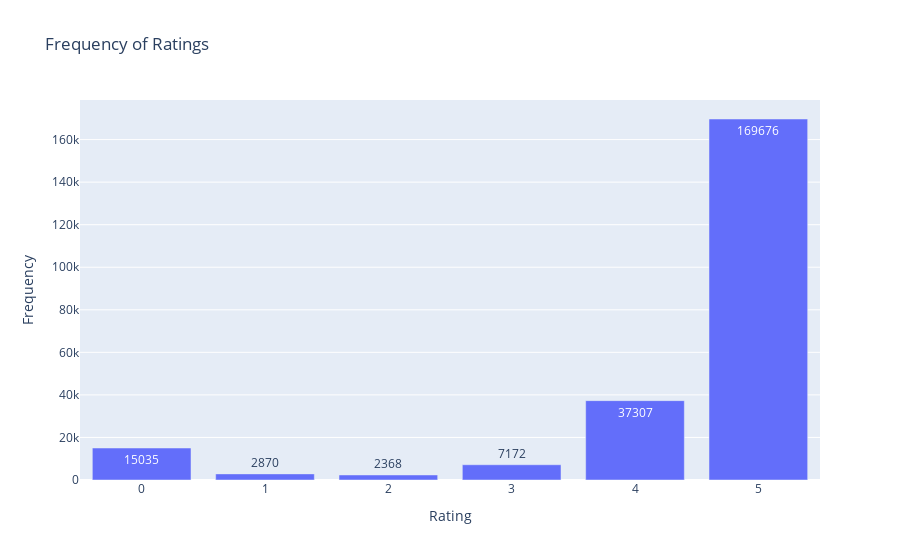

Notebook cell for this chart:
### Code cell
fig = px.bar(rating_frequency, x='Rating', y='Frequency', 
             title='Frequency of Ratings', 
             labels={'Rating': 'Rating', 'Frequency': 'Frequency'},
             text='Frequency')

# Show the plot
fig.show()

### Figure 1 — Plotly figure (JSON) as saved in the notebook; plotly's stock layout.template omitted (floating-point values rounded to 4 significant figures)
{"data": [{"alignmentgroup": "True", "hovertemplate": "Rating=%{x}<br>Frequency=%{text}<extra></extra>", "legendgroup": "", "marker": {"color": "#636efa", "pattern": {"shape": ""}}, "name": "", "offsetgroup": "", "orientation": "v", "showlegend": false, "text": [169676, 37307, 15035, 7172, 2870, 2368], "textposition": "auto", "type": "bar", "x": [5, 4, 0, 3, 1, 2], "xaxis": "x", "y": [169676, 37307, 15035, 7172, 2870, 2368], "yaxis": "y"}], "layout": {"barmode": "relative", "legend": {"tracegroupgap": 0}, "title": {"text": "Frequency of Ratings"}, "xaxis": {"anchor": "y", "domain": [0, 1], "title": {"text": "Rating"}}, "yaxis": {"anchor": "x", "domain": [0, 1], "title": {"text": "Frequency"}}}}
